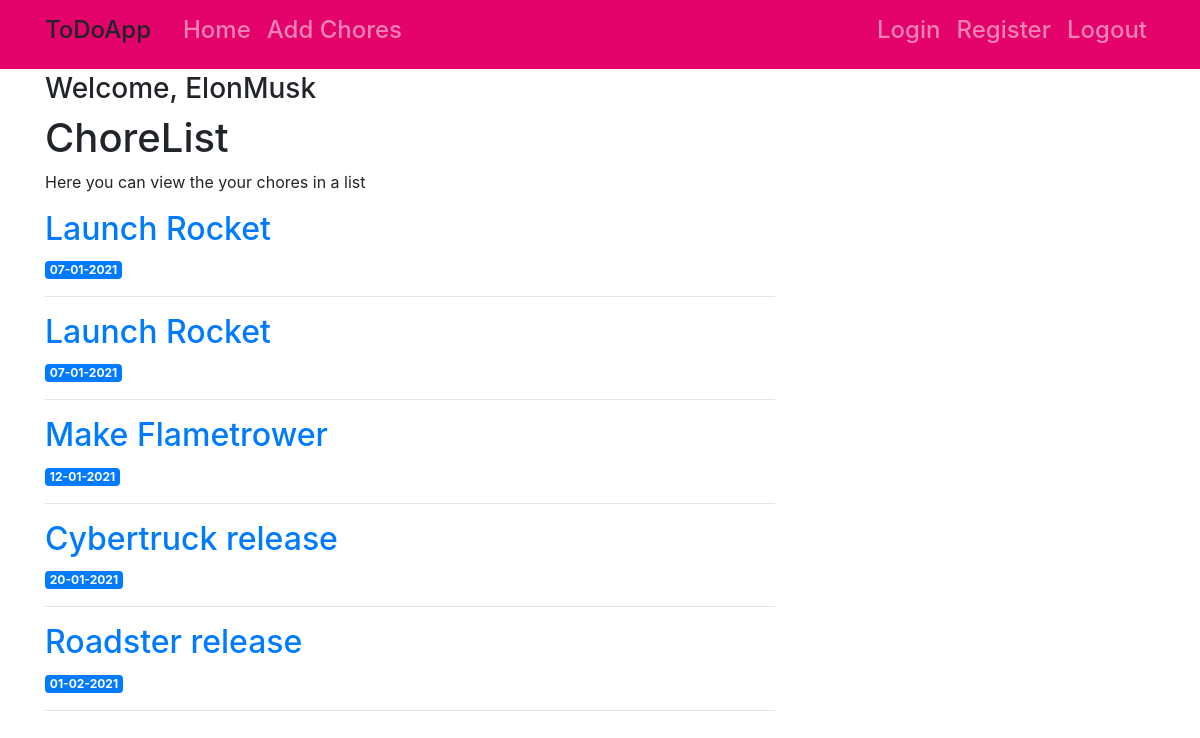
/home (signed in), run on the app's committed database.
### tables this page shows
CREATE TABLE Activity (
            clientname TEXT,
            chores TEXT,
            finished TEXT,
            FOREIGN KEY(clientname) REFERENCES Client(clientname)
            );

### todoApp.py (the view)
@app.route('/')
@app.route('/home', methods =['GET', 'POST'])
def home():
    print("you are in home end-point")
    if request.method == 'GET':
        print("this is GET home")
        if 'cname' in session:
            clientname = session['cname']
            print(clientname)
            cur = get_db_connection()
            posts = cur.execute("SELECT * FROM Activity WHERE clientname= ?;", (clientname,)).fetchall()
            return render_template('home.html', title='Home', cname = session['cname'], posts=posts)
        else:
            return render_template('login.html', title= 'Login')
    else:
        print("this is POST home")

### todoApp.py (called while the page is built)
def get_db_connection():
    cur = None
    try:
        cur = sqlite3.connect('todoDB.db')
        cur.row_factory = sqlite3.Row
        return cur
    except sqlite3.Error as e:
        print(e)
    return cur

### templates/home.html
{% extends "layout.html" %}
{% block content %}
{% if cname == cname %}
<h3 class="title">
  Welcome, {{cname}} </h3>
{% else %}
<h5>Sorry, you are not logged in..</h5>
{% endif %}
<h1>ChoreList</h1>
<p>Here you can view the your chores in a list</p>
{% for post in posts %}
        <a href="#">
            <h2>{{ post['chores'] }}</h2>
        </a>
        <span class="badge badge-primary">{{ post['finished'] }}</span>
        <hr>
    {% endfor %}
{% endblock content %}

### templates/layout.html (shortened to what this page needs)
<!DOCTYPE html>
<html>
<head>
    <link rel="stylesheet" type="text/css" href="{{ url_for('static', filename='main.css') }}">
    <link rel="stylesheet" type="text/css" href="https://maxcdn.bootstrapcdn.com/bootstrap/4.0.0/css/bootstrap.min.css">
</head>
<body>
    <header class="site-header">
      <nav class="navbar navbar-expand-md navbar-dark bg-steel fixed-top">
        <div class="container">
          <a class="navbar-brand mr-4"><h4>ToDoApp</h4></a>
          <div class="collapse navbar-collapse" id="navbarToggle">
            <div class="navbar-nav mr-auto">
              <a class="nav-item nav-link" href="/home"><h4>Home</h4></a>
              <a class="nav-item nav-link" href="/chore"><h4>Add Chores</h4></a>
            </div>
            <div class="navbar-nav">
              <a class="nav-item nav-link" href="/login"><h4>Login</h4></a>
              <a class="nav-item nav-link" href="/register"><h4>Register</h4></a>
              <a class="nav-item nav-link" href="/logout"><h4>Logout</h4></a>
            </div>
          </div>
        </div>
      </nav>
    </header>
    <main role="main" class="container">
      <div class="row">
        <div class="col-md-8">
          <br>
          <br>
          <br>
          {% block content %}{% endblock %}
        </div>
        <div class="col-md-4">
          <br>
          <br>
          <br>
        </div>
      </div>
    </main>
</body>
</html>

### static/main.css (style rules this page uses)
body { background: #fafafa; color: #2f2f2f; margin-top: 5rem; }
h1, h2, h3, h5, h6 { color: #3f3f3f; }
h4 { color: rgb(246, 246, 246); }
.bg-steel { background-color: #e4026b; }
.site-header .navbar-nav .nav-link { color: #cbd5db; }

### data on the page
Activity: chores "Launch Rocket", finished "07-01-2021"
Activity: chores "Launch Rocket", finished "07-01-2021"
Activity: chores "Make Flametrower", finished "12-01-2021"
Activity: chores "Cybertruck release", finished "20-01-2021"
Activity: chores "Roadster release", finished "01-02-2021"

### other printed values
{{ cname }} "ElonMusk"
